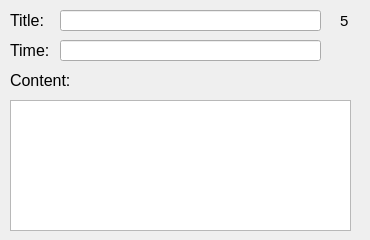
      <widget class="QWidget" name="Page5">
       <widget class="QLabel" name="label_13">
        <property name="geometry">
         <rect>
          <x>10</x>
          <y>10</y>
          <width>41</width>
          <height>21</height>
         </rect>
        </property>
        <property name="font">
         <font>
          <pointsize>12</pointsize>
         </font>
        </property>
        <property name="text">
         <string>Title:</string>
        </property>
       </widget>
       <widget class="QLabel" name="label_14">
        <property name="geometry">
         <rect>
          <x>10</x>
          <y>40</y>
          <width>41</width>
          <height>21</height>
         </rect>
        </property>
        <property name="font">
         <font>
          <pointsize>12</pointsize>
         </font>
        </property>
        <property name="text">
         <string>Time:</string>
        </property>
       </widget>
       <widget class="QLineEdit" name="title_5">
        <property name="geometry">
         <rect>
          <x>60</x>
          <y>10</y>
          <width>261</width>
          <height>21</height>
         </rect>
        </property>
        <property name="readOnly">
         <bool>true</bool>
        </property>
       </widget>
       <widget class="QLineEdit" name="time_5">
        <property name="geometry">
         <rect>
          <x>60</x>
          <y>40</y>
          <width>261</width>
          <height>21</height>
         </rect>
        </property>
        <property name="readOnly">
         <bool>true</bool>
        </property>
       </widget>
       <widget class="QLabel" name="label_15">
        <property name="geometry">
         <rect>
          <x>10</x>
          <y>70</y>
          <width>71</width>
          <height>21</height>
         </rect>
        </property>
        <property name="font">
         <font>
          <pointsize>12</pointsize>
         </font>
        </property>
        <property name="text">
         <string>Content:</string>
        </property>
       </widget>
       <widget class="QLabel" name="label_35">
        <property name="geometry">
         <rect>
          <x>340</x>
          <y>10</y>
          <width>21</width>
          <height>21</height>
         </rect>
        </property>
        <property name="font">
         <font>
          <pointsize>11</pointsize>
         </font>
        </property>
        <property name="layoutDirection">
         <enum>Qt::LeftToRight</enum>
        </property>
        <property name="frameShape">
         <enum>QFrame::NoFrame</enum>
        </property>
        <property name="text">
         <string>5</string>
        </property>
       </widget>
       <widget class="QPlainTextEdit" name="plainTextEdit_5">
        <property name="geometry">
         <rect>
          <x>10</x>
          <y>100</y>
          <width>341</width>
          <height>131</height>
         </rect>
        </property>
        <property name="readOnly">
         <bool>true</bool>
        </property>
       </widget>
      </widget>
